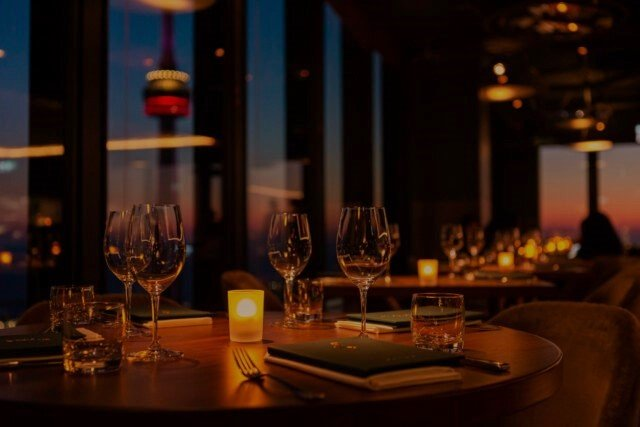
#> input picture image1.jpg, 640 x 427 px
$ python sig.py
#> lines starting #> are read from the running program, lines starting #| are printed output that depends on the picture; after the words box and inside, x2 and y2 are one past the last pixel; in counts of white or black regions, pixels touching at a corner belong together
import cv2
import numpy as np

# Đọc ảnh đầu vào
image = cv2.imread('image1.jpg', cv2.IMREAD_GRAYSCALE)
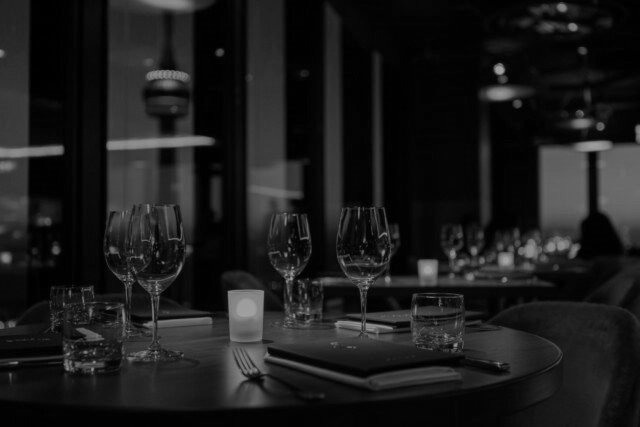
#> image: shape (427, 640); min 0, max 167, mean 28

# Kiểm tra xem ảnh đã được đọc chưa
if image is None:
    print("Không thể đọc ảnh. Hãy đảm bảo rằng đường dẫn đúng và ảnh tồn tại.")
else:
    # Tách các bit-plane
    bit_planes = [np.bitwise_and(image, 2**i) for i in range(8)]
#> bit_planes = 8 items

    # Hiển thị các bit-plane
    for i, bit_plane in enumerate(bit_planes):
        cv2.imshow(f'Bit-Plane {i}', bit_plane * 255)  # Để hiển thị, nhân với 255 để chuyển về ảnh grayscale
        cv2.waitKey(0)
#> this loop made 8 passes
#> pass 1, `cv2.imshow(f'Bit-Plane {i}', bit_plane * 255)`:
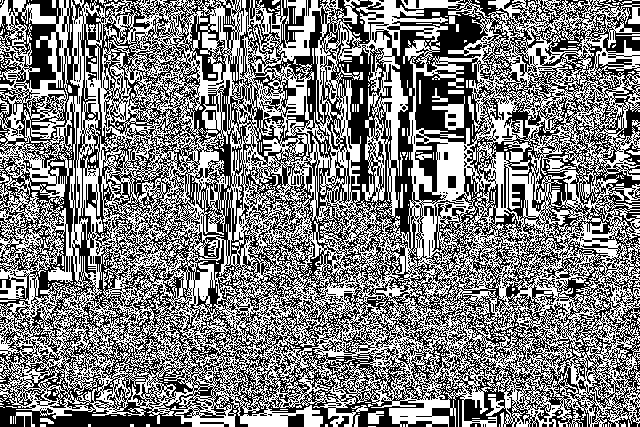
#> window 'Bit-Plane 0': shape (427, 640); 50% white in thin lines or dots
#> pass 2, `cv2.imshow(f'Bit-Plane {i}', bit_plane * 255)`:
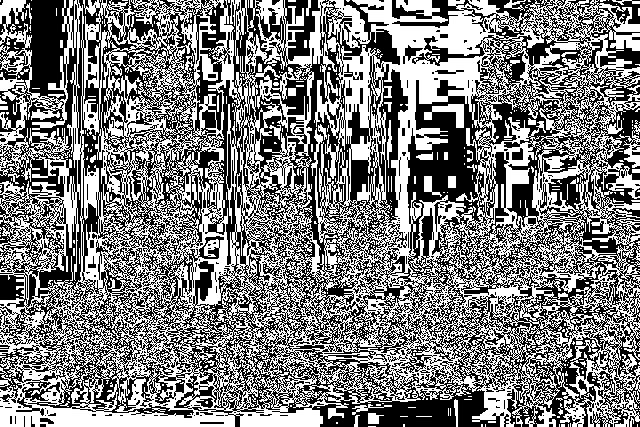
#> window 'Bit-Plane 1': shape (427, 640); values 0 (black) and 254 (white), 49.3% white; 717 white regions (667 under 20 px), largest, box (x1, y1, x2, y2) and area: (0, 0, 640, 427) 129132, (424, 104, 464, 128) 416, (616, 124, 640, 168) 335

    # Đóng cửa sổ khi bạn nhấn phím bất kỳ
    cv2.destroyAllWindows()
